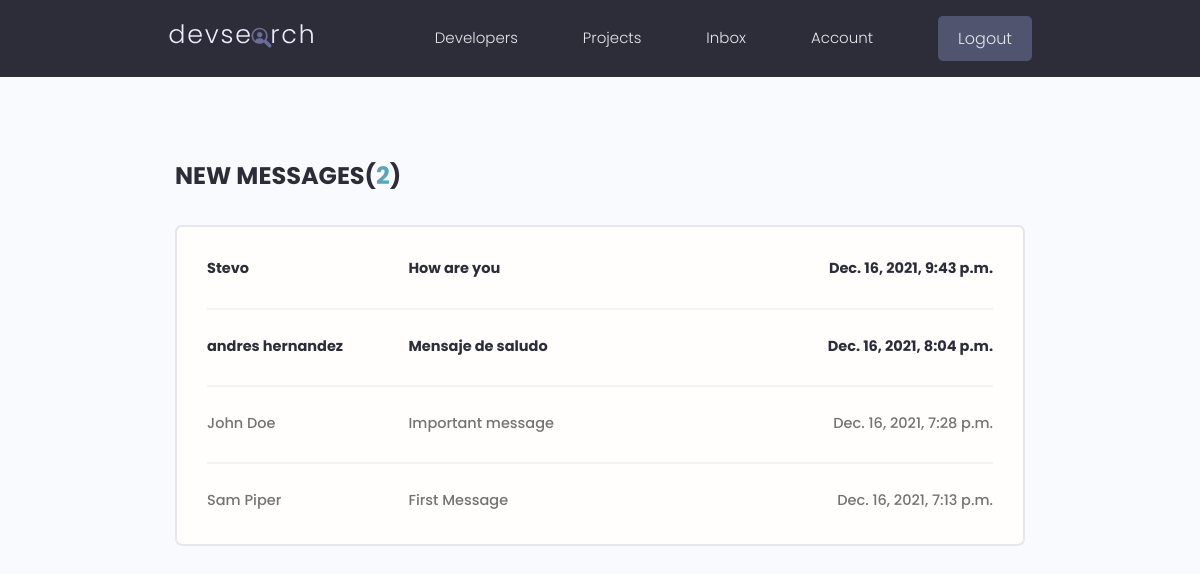
Page /inbox/ (signed in) on the earlier database version.
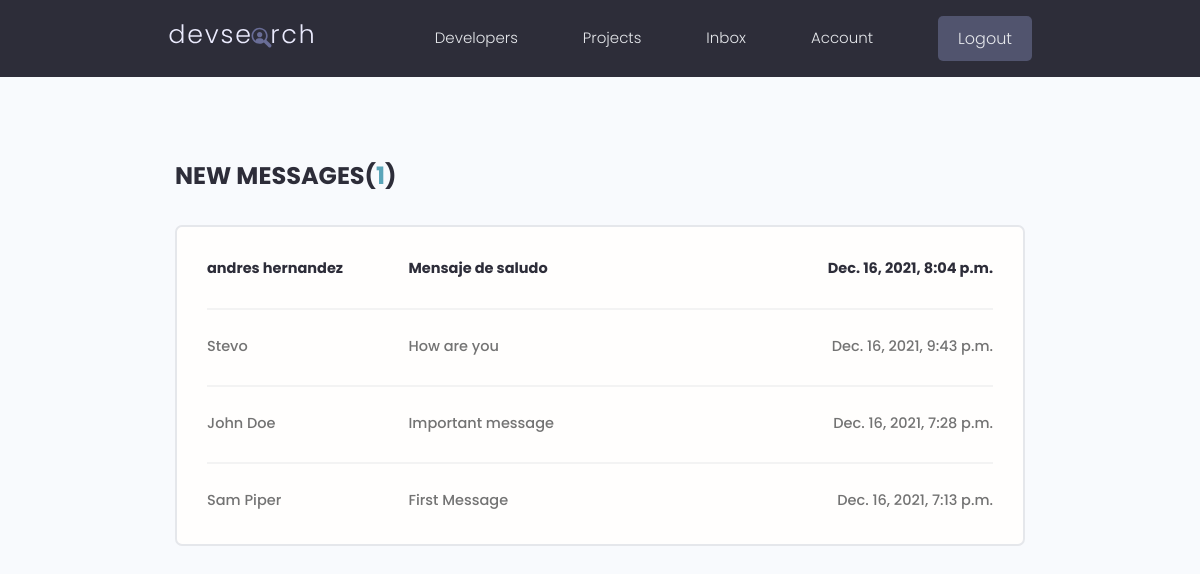
Same page on the later database version.
### users/models.py (models this page shows, shortened)
class Message(models.Model):
    sender = models.ForeignKey(Profile, on_delete=models.SET_NULL, null=True, blank=True)
    recipient = models.ForeignKey(Profile, on_delete=models.SET_NULL, null=True, blank=True, related_name='messages')
    name = models.CharField(max_length=200, null=True, blank=True)
    email = models.EmailField(max_length=200, null=True, blank=True)
    subject = models.CharField(max_length=200, null=True, blank=True)
    body = models.TextField()
    is_read = models.BooleanField(default=False, null=True)
    created = models.DateTimeField(auto_now_add=True)
    id = models.UUIDField(default=uuid.uuid4, unique=True, primary_key=True, editable=False)
    class Meta:
        ordering = ['is_read', '-created']

### users/views.py (the view)
# urls.py: path('inbox/', views.inbox, name='inbox'),
@login_required(login_url='login')
def inbox(request):
    profile = request.user.profile
    messagesRequest = profile.messages.all()
    unreadCount = messagesRequest.filter(is_read=False).count()
    context = {'messagesRequest': messagesRequest, 'unreadCount': unreadCount}
    return render(request, 'users/inbox.html', context)

### users/templates/users/inbox.html
{% extends 'main.html' %}
{% block content %}
<main class="inbox my-xl">
  <div class="content-box">
    <h3 class="inbox__title">New Messages(<span>{{unreadCount}}</span>)</h3>
    <ul class="messages">
      {% for message in messagesRequest %}
      {% if message.is_read == False %}
      <li class="message message--unread">
      {% else %}
      <li class="message message">
      {% endif %}
        <a href="{% url 'message' message.id %}">
          <span class="message__author">{{ message.name }}</span>
          <span class="message__subject">{{ message.subject }}</span>
          <span class="message__date">{{ message.created }}</span>
        </a>
      </li>
      {% endfor %}
    </ul>
  </div>
</main>
{% endblock content %}

Differences in the rows shown:
shown differently, row unchanged: Message "andres hernandez": moves up the list
changed Message "Stevo": is_read False → True (drawn)
Other differences:
{{ unreadCount }}: "2" → "1"
